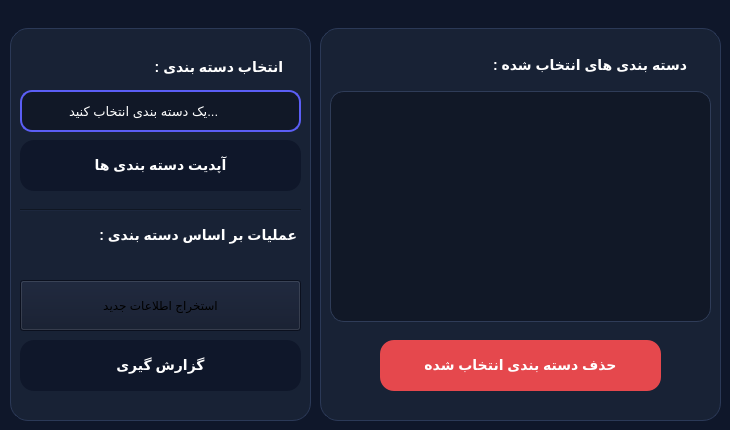
<?xml version="1.0" encoding="UTF-8"?>
<ui version="4.0">
 <class>Dialog</class>
 <widget class="QDialog" name="Dialog">
  <property name="geometry">
   <rect>
    <x>0</x>
    <y>0</y>
    <width>730</width>
    <height>430</height>
   </rect>
  </property>
  <property name="font">
   <font>
    <family>Vazir</family>
   </font>
  </property>
  <property name="windowTitle">
   <string>شغل چی</string>
  </property>
  <property name="windowIcon">
   <iconset>
    <normaloff>data-transformation.png</normaloff>data-transformation.png</iconset>
  </property>
  <property name="layoutDirection">
   <enum>Qt::RightToLeft</enum>
  </property>
  <property name="styleSheet">
   <string notr="true">background-color: #0F172A;</string>
  </property>
  <widget class="QGroupBox" name="groupBox">
   <property name="geometry">
    <rect>
     <x>10</x>
     <y>10</y>
     <width>301</width>
     <height>411</height>
    </rect>
   </property>
   <property name="styleSheet">
    <string notr="true">QGroupBox#groupBox {
    background-color: #182235;
    border: 1px solid #2B3957;
    border-radius: 18px;
    margin-top: 18px;
    font-size: 14px;
    font-weight: bold;
    color: white;
    padding-top: 20px;
}

QGroupBox#groupBox::title {
    subcontrol-origin: margin;
    left: 15px;
    padding: 0 8px;
}</string>
   </property>
   <property name="title">
    <string/>
   </property>
   <widget class="QComboBox" name="catcombo">
    <property name="geometry">
     <rect>
      <x>10</x>
      <y>80</y>
      <width>281</width>
      <height>42</height>
     </rect>
    </property>
    <property name="layoutDirection">
     <enum>Qt::RightToLeft</enum>
    </property>
    <property name="styleSheet">
     <string notr="true">QComboBox#catcombo {
    background-color: #111827;
    color: white;
    border: 2px solid #5B5EF5;
    border-radius: 12px;
    padding: 8px 12px;
    font-size: 13px;
    min-height: 22px;
}

QComboBox#catcombo:hover {
    border:2px solid #7C83FF;
}

QComboBox#catcombo:focus {
    border:2px solid #9D8CFF;
}

QComboBox#catcombo::drop-down {
    border:0;
    width:35px;
}

QComboBox#catcombo::down-arrow {
    image:none;
}

QComboBox QAbstractItemView {
    background:#1B2437;
    color:white;
    border:1px solid #5B5EF5;
    selection-background-color:#5B5EF5;
    selection-color:white;
}</string>
    </property>
    <item>
     <property name="text">
      <string>یک دسته بندی انتخاب کنید...</string>
     </property>
    </item>
   </widget>
   <widget class="QPushButton" name="updatecat">
    <property name="geometry">
     <rect>
      <x>10</x>
      <y>130</y>
      <width>281</width>
      <height>51</height>
     </rect>
    </property>
    <property name="styleSheet">
     <string notr="true">QPushButton#updatecat{

    background:qlineargradient(
        x1:0,y1:0,x2:1,y2:0,
        stop:0 #5B3DF5,
        stop:1 #6D6EFF
    );

    color:white;
    border:none;
    border-radius:14px;

    font-size:14px;
    font-weight:bold;

    padding:12px;
}

QPushButton#updatecat:hover{
    background:#6C63FF;
}

QPushButton#updatecat:pressed{
    background:#4E3FD5;
}</string>
    </property>
    <property name="text">
     <string>آپدیت دسته بندی ها</string>
    </property>
   </widget>
   <widget class="QLabel" name="label">
    <property name="geometry">
     <rect>
      <x>136</x>
      <y>42</y>
      <width>141</width>
      <height>31</height>
     </rect>
    </property>
    <property name="styleSheet">
     <string notr="true">    background-color: #182235;
color:white;
    font-size:14px;
    font-weight:bold;</string>
    </property>
    <property name="text">
     <string> انتخاب دسته بندی :</string>
    </property>
   </widget>
   <widget class="Line" name="line">
    <property name="geometry">
     <rect>
      <x>10</x>
      <y>190</y>
      <width>281</width>
      <height>20</height>
     </rect>
    </property>
    <property name="styleSheet">
     <string notr="true">    background-color: #182235;
color:white;</string>
    </property>
    <property name="orientation">
     <enum>Qt::Horizontal</enum>
    </property>
   </widget>
   <widget class="QLabel" name="label_2">
    <property name="geometry">
     <rect>
      <x>80</x>
      <y>210</y>
      <width>211</width>
      <height>31</height>
     </rect>
    </property>
    <property name="styleSheet">
     <string notr="true">    background-color: #182235;
color:white;
    font-size:14px;
    font-weight:bold;</string>
    </property>
    <property name="text">
     <string> عملیات بر اساس دسته بندی :</string>
    </property>
   </widget>
   <widget class="QPushButton" name="extractdata">
    <property name="geometry">
     <rect>
      <x>10</x>
      <y>270</y>
      <width>281</width>
      <height>51</height>
     </rect>
    </property>
    <property name="styleSheet">
     <string notr="true">QPushButton#extractdata {

    background: qlineargradient(
        x1:0, y1:0, x2:1, y2:0,
        stop:0 #0F9D9A,
        stop:1 #1DB5A8
    );

    color: white;
    border: none;
    border-radius: 14px;

    font-size: 14px;
    font-weight: bold;

    padding: 12px;
}

QPushButton#extractdata:hover {

    background: #22C7B8;

}

QPushButton#extractdata:pressed {

    background: #0D7D77;

}

QPushButton#extractdata:disabled {

    background: #3A4A55;
    color: #9CA3AF;

}</string>
    </property>
    <property name="text">
     <string>استخراج اطلاعات جدید</string>
    </property>
   </widget>
   <widget class="QPushButton" name="report">
    <property name="geometry">
     <rect>
      <x>10</x>
      <y>330</y>
      <width>281</width>
      <height>51</height>
     </rect>
    </property>
    <property name="styleSheet">
     <string notr="true">QPushButton#report{

    background:qlineargradient(
        x1:0,y1:0,x2:1,y2:0,
        stop:0 #0066FF,
        stop:1 #3478F6
    );

    color:white;
    border:none;
    border-radius:14px;

    font-size:14px;
    font-weight:bold;

    padding:12px;
}

QPushButton#report:hover{

    background:#2A6CFF;

}

QPushButton#report:pressed{

    background:#1557D6;

}</string>
    </property>
    <property name="text">
     <string>گزارش گیری</string>
    </property>
   </widget>
   <widget class="QLabel" name="label_4">
    <property name="geometry">
     <rect>
      <x>16</x>
      <y>210</y>
      <width>51</width>
      <height>31</height>
     </rect>
    </property>
    <property name="styleSheet">
     <string notr="true">    background-color: #182235;
color:white;
    font-size:14px;
    font-weight:bold;</string>
    </property>
    <property name="text">
     <string/>
    </property>
   </widget>
  </widget>
  <widget class="QGroupBox" name="groupBox_2">
   <property name="geometry">
    <rect>
     <x>320</x>
     <y>10</y>
     <width>401</width>
     <height>411</height>
    </rect>
   </property>
   <property name="styleSheet">
    <string notr="true">QGroupBox#groupBox_2 {
    background-color: #182235;
    border: 1px solid #2B3957;
    border-radius: 18px;
    margin-top: 18px;
    font-size: 14px;
    font-weight: bold;
    color: white;
    padding-top: 20px;
}

QGroupBox#groupBox_2::title {
    subcontrol-origin: margin;
    left: 15px;
    padding: 0 8px;
}</string>
   </property>
   <property name="title">
    <string/>
   </property>
   <widget class="QLabel" name="label_3">
    <property name="geometry">
     <rect>
      <x>160</x>
      <y>40</y>
      <width>211</width>
      <height>31</height>
     </rect>
    </property>
    <property name="styleSheet">
     <string notr="true">    background-color: #182235;
color:white;
    font-size:14px;
    font-weight:bold;</string>
    </property>
    <property name="text">
     <string> دسته بندی های انتخاب شده : </string>
    </property>
   </widget>
   <widget class="QPushButton" name="deleteselectedcat">
    <property name="geometry">
     <rect>
      <x>60</x>
      <y>330</y>
      <width>281</width>
      <height>51</height>
     </rect>
    </property>
    <property name="styleSheet">
     <string notr="true">QPushButton#deleteselectedcat{

    background:#E5484D;

    color:white;

    border:none;

    border-radius:14px;

    font-size:14px;

    font-weight:bold;

    padding:12px;

}

QPushButton#deleteselectedcat:hover{

    background:#FF5A60;

}

QPushButton#deleteselectedcat:pressed{

    background:#C63A40;

}</string>
    </property>
    <property name="text">
     <string>حذف دسته بندی انتخاب شده</string>
    </property>
   </widget>
   <widget class="QListWidget" name="listView">
    <property name="geometry">
     <rect>
      <x>10</x>
      <y>81</y>
      <width>381</width>
      <height>231</height>
     </rect>
    </property>
    <property name="styleSheet">
     <string notr="true">QListWidget#listView{

    background:#111827;

    border:1px solid #2F3C58;

    border-radius:14px;

    color:white;

    outline:none;

    padding:10px;

    font-size:13px;

}


QListWidget#listView::item{

    background:#1F2937;

    border:1px solid #334155;

    border-radius:12px;

    padding:12px;

    margin:5px 2px;

    color:#E5E7EB;

}


QListWidget#listView::item:hover{

    background:#28344F;

    border:1px solid #5B5EF5;

}


QListWidget#listView::item:selected{

    background:#5B5EF5;

    border:1px solid #818CF8;

    color:white;

}


/* Scroll Bar */

QScrollBar:vertical{

    background:#111827;

    width:12px;

    margin:8px 4px 8px 0;

    border-radius:6px;

}


QScrollBar::handle:vertical{

    background:#5B5EF5;

    min-height:40px;

    border-radius:6px;

}


QScrollBar::handle:vertical:hover{

    background:#818CF8;

}


QScrollBar::add-line:vertical,
QScrollBar::sub-line:vertical{

    height:0px;

}


QScrollBar::add-page:vertical,
QScrollBar::sub-page:vertical{

    background:none;

}


/* حذف گوشه اضافی اسکرول */

QScrollBar::corner{

    background:transparent;

}</string>
    </property>
   </widget>
  </widget>
 </widget>
 <resources/>
 <connections/>
</ui>
